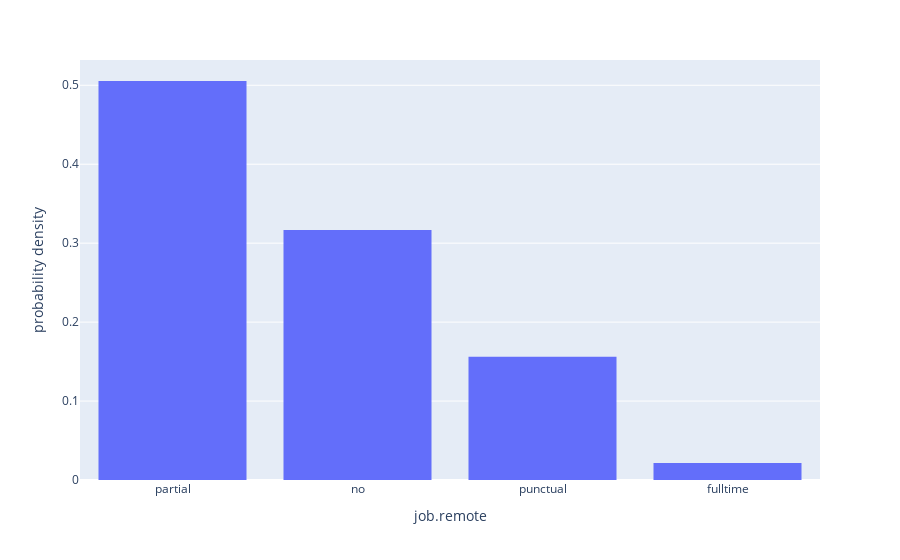

Notebook source saved alongside this figure:
### Code cell
fig = px.histogram(df_welcome, x="job.remote", histnorm="probability density")
fig.show()

### Figure 1 — Plotly figure (JSON) as saved in the notebook; plotly's stock layout.template omitted (floating-point values rounded to 4 significant figures; data arrays with more than 128 entries replaced by an {"elided": "..."} marker saying what was removed)
{"data": [{"alignmentgroup": "True", "bingroup": "x", "histnorm": "probability density", "hovertemplate": "job.remote=%{x}<br>probability density=%{y}<extra></extra>", "legendgroup": "", "marker": {"color": "#636efa", "pattern": {"shape": ""}}, "name": "", "offsetgroup": "", "orientation": "v", "showlegend": false, "type": "histogram", "x": {"elided": "461 str values"}, "xaxis": "x", "yaxis": "y"}], "layout": {"barmode": "relative", "legend": {"tracegroupgap": 0}, "margin": {"t": 60}, "xaxis": {"anchor": "y", "domain": [0, 1], "title": {"text": "job.remote"}}, "yaxis": {"anchor": "x", "domain": [0, 1], "title": {"text": "probability density"}}}}
